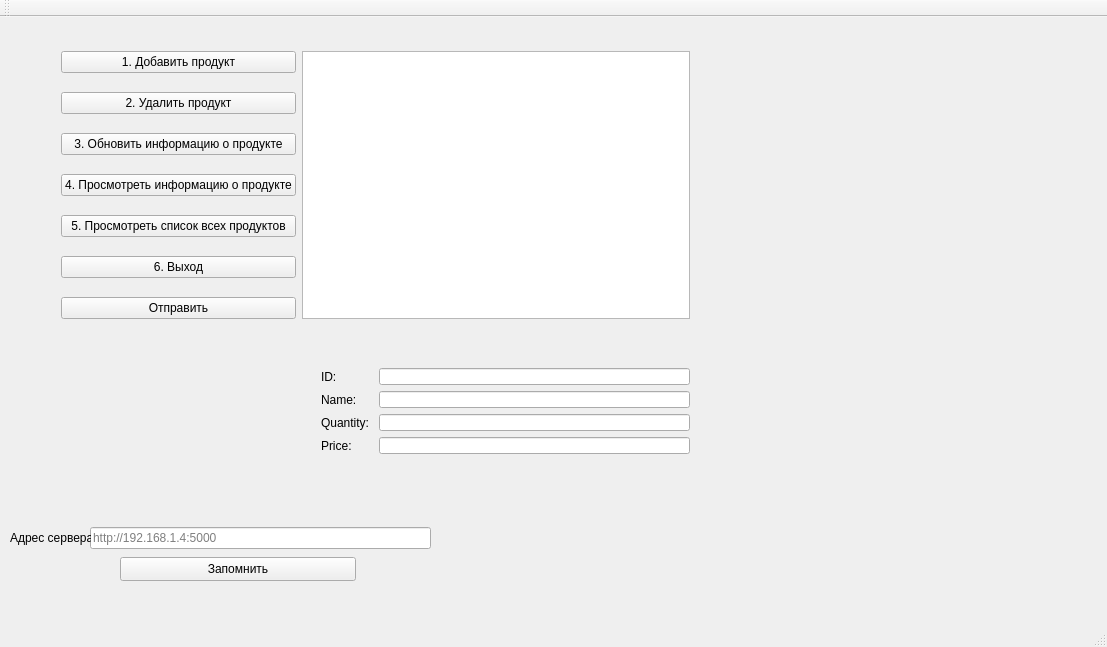
<?xml version="1.0" encoding="UTF-8"?>
<ui version="4.0">
 <class>clientClass</class>
 <widget class="QMainWindow" name="clientClass">
  <property name="geometry">
   <rect>
    <x>0</x>
    <y>0</y>
    <width>1107</width>
    <height>647</height>
   </rect>
  </property>
  <property name="windowTitle">
   <string>client</string>
  </property>
  <widget class="QWidget" name="centralWidget">
   <widget class="QFrame" name="Amain">
    <property name="geometry">
     <rect>
      <x>50</x>
      <y>10</y>
      <width>651</width>
      <height>321</height>
     </rect>
    </property>
    <layout class="QGridLayout" name="AMain">
     <item row="4" column="0">
      <widget class="QPushButton" name="B5">
       <property name="enabled">
        <bool>true</bool>
       </property>
       <property name="text">
        <string>5. Просмотреть список всех продуктов</string>
       </property>
       <property name="checkable">
        <bool>false</bool>
       </property>
      </widget>
     </item>
     <item row="2" column="0">
      <widget class="QPushButton" name="B3">
       <property name="enabled">
        <bool>true</bool>
       </property>
       <property name="text">
        <string>3. Обновить информацию о продукте</string>
       </property>
       <property name="checkable">
        <bool>true</bool>
       </property>
      </widget>
     </item>
     <item row="3" column="0">
      <widget class="QPushButton" name="B4">
       <property name="enabled">
        <bool>true</bool>
       </property>
       <property name="text">
        <string>4. Просмотреть информацию о продукте</string>
       </property>
       <property name="checkable">
        <bool>true</bool>
       </property>
      </widget>
     </item>
     <item row="1" column="0">
      <widget class="QPushButton" name="B2">
       <property name="enabled">
        <bool>true</bool>
       </property>
       <property name="text">
        <string>2. Удалить продукт</string>
       </property>
       <property name="checkable">
        <bool>true</bool>
       </property>
      </widget>
     </item>
     <item row="5" column="0">
      <widget class="QPushButton" name="B6">
       <property name="enabled">
        <bool>true</bool>
       </property>
       <property name="text">
        <string>6. Выход</string>
       </property>
       <property name="checkable">
        <bool>false</bool>
       </property>
      </widget>
     </item>
     <item row="0" column="0">
      <widget class="QPushButton" name="B1">
       <property name="enabled">
        <bool>true</bool>
       </property>
       <property name="text">
        <string>1. Добавить продукт</string>
       </property>
       <property name="checkable">
        <bool>true</bool>
       </property>
      </widget>
     </item>
     <item row="6" column="0">
      <widget class="QPushButton" name="SendBTN">
       <property name="enabled">
        <bool>true</bool>
       </property>
       <property name="text">
        <string>Отправить</string>
       </property>
       <property name="checkable">
        <bool>false</bool>
       </property>
      </widget>
     </item>
     <item row="0" column="2" rowspan="7">
      <widget class="QTextBrowser" name="responseTXT"/>
     </item>
    </layout>
   </widget>
   <widget class="QLineEdit" name="AddressLine">
    <property name="enabled">
     <bool>true</bool>
    </property>
    <property name="geometry">
     <rect>
      <x>90</x>
      <y>510</y>
      <width>341</width>
      <height>22</height>
     </rect>
    </property>
    <property name="inputMask">
     <string/>
    </property>
    <property name="text">
     <string/>
    </property>
    <property name="placeholderText">
     <string>http://192.168.1.4:5000</string>
    </property>
   </widget>
   <widget class="QPushButton" name="rememberBTN">
    <property name="enabled">
     <bool>true</bool>
    </property>
    <property name="geometry">
     <rect>
      <x>120</x>
      <y>540</y>
      <width>236</width>
      <height>24</height>
     </rect>
    </property>
    <property name="text">
     <string>Запомнить</string>
    </property>
    <property name="checkable">
     <bool>true</bool>
    </property>
   </widget>
   <widget class="QLabel" name="IDlabel_2">
    <property name="enabled">
     <bool>true</bool>
    </property>
    <property name="geometry">
     <rect>
      <x>10</x>
      <y>510</y>
      <width>81</width>
      <height>22</height>
     </rect>
    </property>
    <property name="autoFillBackground">
     <bool>false</bool>
    </property>
    <property name="text">
     <string>Адрес сервера</string>
    </property>
   </widget>
   <widget class="QWidget" name="">
    <property name="geometry">
     <rect>
      <x>310</x>
      <y>340</y>
      <width>391</width>
      <height>108</height>
     </rect>
    </property>
    <layout class="QGridLayout" name="Bmain">
     <item row="1" column="0">
      <widget class="QLabel" name="Namelabel">
       <property name="enabled">
        <bool>true</bool>
       </property>
       <property name="text">
        <string>Name: </string>
       </property>
      </widget>
     </item>
     <item row="1" column="1">
      <widget class="QLineEdit" name="nameLINE">
       <property name="enabled">
        <bool>true</bool>
       </property>
       <property name="text">
        <string/>
       </property>
      </widget>
     </item>
     <item row="0" column="1">
      <widget class="QLineEdit" name="idLINE">
       <property name="enabled">
        <bool>true</bool>
       </property>
       <property name="autoFillBackground">
        <bool>false</bool>
       </property>
       <property name="text">
        <string/>
       </property>
      </widget>
     </item>
     <item row="3" column="0">
      <widget class="QLabel" name="Pricelabel">
       <property name="enabled">
        <bool>true</bool>
       </property>
       <property name="text">
        <string>Price: </string>
       </property>
      </widget>
     </item>
     <item row="3" column="1">
      <widget class="QLineEdit" name="priceLINE">
       <property name="enabled">
        <bool>true</bool>
       </property>
       <property name="text">
        <string/>
       </property>
      </widget>
     </item>
     <item row="2" column="1">
      <widget class="QLineEdit" name="quantityLINE">
       <property name="enabled">
        <bool>true</bool>
       </property>
       <property name="text">
        <string/>
       </property>
      </widget>
     </item>
     <item row="2" column="0">
      <widget class="QLabel" name="Quantitylabel">
       <property name="enabled">
        <bool>true</bool>
       </property>
       <property name="text">
        <string>Quantity: </string>
       </property>
      </widget>
     </item>
     <item row="0" column="0">
      <widget class="QLabel" name="IDlabel">
       <property name="enabled">
        <bool>true</bool>
       </property>
       <property name="autoFillBackground">
        <bool>false</bool>
       </property>
       <property name="text">
        <string>ID: </string>
       </property>
      </widget>
     </item>
    </layout>
   </widget>
  </widget>
  <widget class="QMenuBar" name="menuBar">
   <property name="geometry">
    <rect>
     <x>0</x>
     <y>0</y>
     <width>1107</width>
     <height>22</height>
    </rect>
   </property>
  </widget>
  <widget class="QToolBar" name="mainToolBar">
   <attribute name="toolBarArea">
    <enum>TopToolBarArea</enum>
   </attribute>
   <attribute name="toolBarBreak">
    <bool>false</bool>
   </attribute>
  </widget>
  <widget class="QStatusBar" name="statusBar"/>
 </widget>
 <layoutdefault spacing="6" margin="11"/>
 <resources>
  <include location="client.qrc"/>
 </resources>
 <connections/>
</ui>
